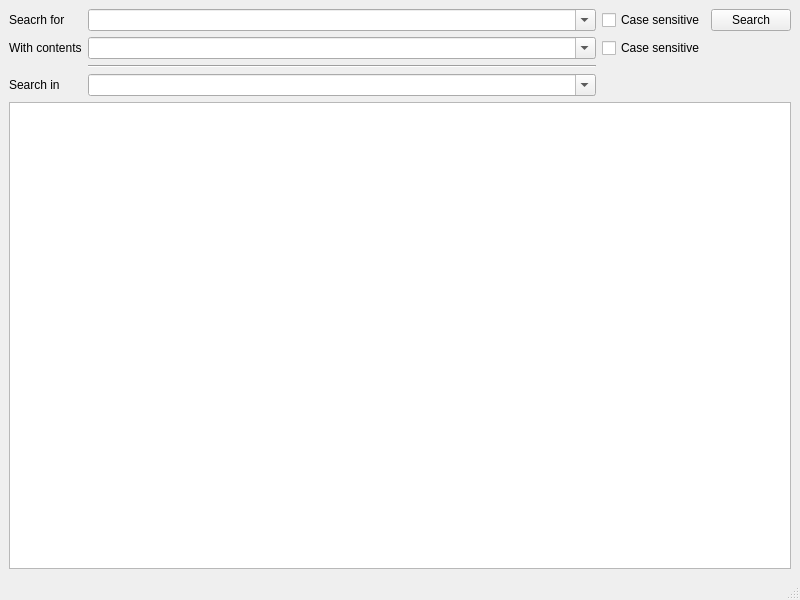
<?xml version="1.0" encoding="UTF-8"?>
<ui version="4.0">
 <class>CFilesSearchWindow</class>
 <widget class="QMainWindow" name="CFilesSearchWindow">
  <property name="geometry">
   <rect>
    <x>0</x>
    <y>0</y>
    <width>800</width>
    <height>600</height>
   </rect>
  </property>
  <property name="windowTitle">
   <string>File search</string>
  </property>
  <widget class="QWidget" name="centralwidget">
   <layout class="QVBoxLayout" name="verticalLayout">
    <item>
     <layout class="QGridLayout" name="gridLayout" columnstretch="0,1,0,0">
      <item row="0" column="0">
       <widget class="QLabel" name="label">
        <property name="text">
         <string>Seacrh for</string>
        </property>
       </widget>
      </item>
      <item row="0" column="1">
       <widget class="CHistoryComboBox" name="nameToFind">
        <property name="editable">
         <bool>true</bool>
        </property>
       </widget>
      </item>
      <item row="0" column="2">
       <widget class="QCheckBox" name="cbNameCaseSensitive">
        <property name="text">
         <string>Case sensitive</string>
        </property>
       </widget>
      </item>
      <item row="0" column="3">
       <widget class="QPushButton" name="btnSearch">
        <property name="focusPolicy">
         <enum>Qt::ClickFocus</enum>
        </property>
        <property name="text">
         <string>Search</string>
        </property>
       </widget>
      </item>
      <item row="1" column="0">
       <widget class="QLabel" name="label_2">
        <property name="text">
         <string>With contents</string>
        </property>
       </widget>
      </item>
      <item row="1" column="1">
       <widget class="CHistoryComboBox" name="fileContentsToFind">
        <property name="editable">
         <bool>true</bool>
        </property>
       </widget>
      </item>
      <item row="1" column="2">
       <widget class="QCheckBox" name="cbContentsCaseSensitive">
        <property name="text">
         <string>Case sensitive</string>
        </property>
       </widget>
      </item>
      <item row="2" column="1">
       <widget class="Line" name="line_2">
        <property name="orientation">
         <enum>Qt::Horizontal</enum>
        </property>
       </widget>
      </item>
      <item row="3" column="0">
       <widget class="QLabel" name="label_3">
        <property name="text">
         <string>Search in</string>
        </property>
       </widget>
      </item>
      <item row="3" column="1">
       <widget class="CHistoryComboBox" name="searchRoot">
        <property name="editable">
         <bool>true</bool>
        </property>
       </widget>
      </item>
     </layout>
    </item>
    <item>
     <widget class="QListWidget" name="resultsList">
      <property name="uniformItemSizes">
       <bool>true</bool>
      </property>
     </widget>
    </item>
   </layout>
  </widget>
  <widget class="QMenuBar" name="menubar">
   <property name="geometry">
    <rect>
     <x>0</x>
     <y>0</y>
     <width>800</width>
     <height>21</height>
    </rect>
   </property>
  </widget>
  <widget class="QStatusBar" name="statusbar"/>
 </widget>
 <customwidgets>
  <customwidget>
   <class>CHistoryComboBox</class>
   <extends>QComboBox</extends>
   <header>widgets/chistorycombobox.cpp</header>
  </customwidget>
 </customwidgets>
 <resources/>
 <connections/>
</ui>
